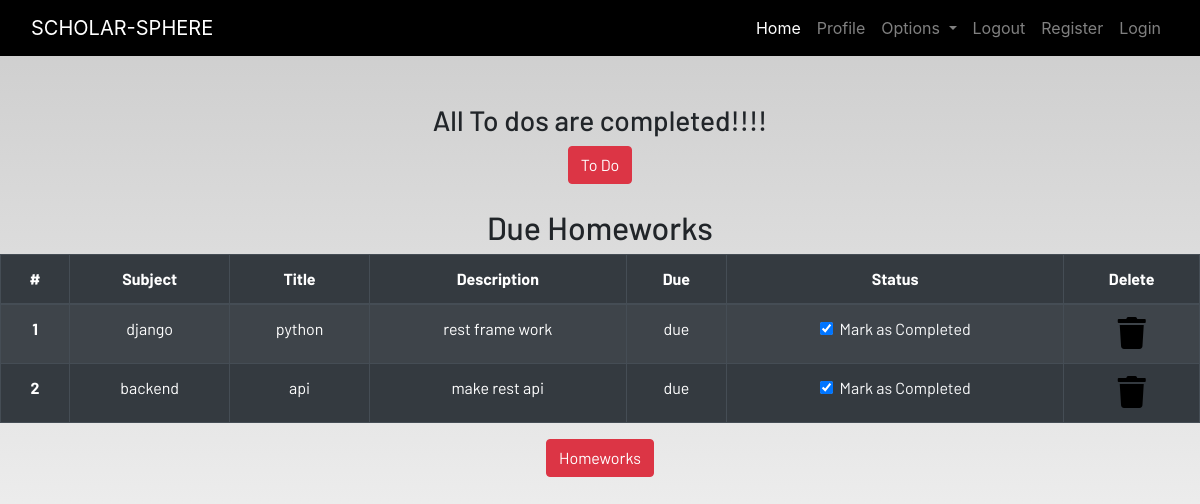
The app's page /profile (signed in) with its own data.
### dashboard/models.py (models this page shows, shortened)
class Homework(models.Model):
    user = models.ForeignKey(User , on_delete =models.CASCADE)
    subject = models.CharField(max_length=50)
    title = models.CharField(max_length=100)
    description = models.TextField()
    due = models.DateField()
    is_finished = models.BooleanField(default=False)

### dashboard/views.py (the view)
# urls.py: path('profile' , views.profile, name ="profile"),
def profile(request):
    homeworks = Homework.objects.filter(is_finished = False , user = request.user)
    todos = Todo.objects.filter(is_finished = False , user = request.user)
    print(todos)
    context = {
        'homeworks':homeworks,
        'todos':todos,
    }
    return render(request , 'dashboard/profile.html' , context)

### dashboard/templates/dashboard/profile.html (shortened to what this page needs)
{% extends 'dashboard/base.html' %} {% load static %}
{% load crispy_forms_tags%}
{% block content %}
<section class="text-center">
{% if todos %}
    <div class="container">
        <h2>Due ToDos</h2>
        <table class="table table-striped table-bordered table-hover table-dark">
            <thead>
                <tr>
                    <th scope="col">#</th>
                    <th scope="col">Title</th>
                    <th scope="col">Status</th>
                    <th scope="col">Delete</th>
                </tr>
            </thead>
            <tbody>
                {% for todo in todos %}
                <tr>
                    <th scope="row">{{ forloop.counter}}</th>
                    <td>{{todo.title}}</td>
                    <td>
                        <a href="#">
                            <div class="form-check">
                                {% if todo.is_finished == True  %}
                                <input class="form-check-input" type="checkbox" value="" checked>
                                {%  else %}
                                <input class="form-check-input" type="checkbox" value=""> {% endif %}
                                <label class="form-check-label text-light" for="flexCheckDefault">
                                    Mark as Completed
                                </label>
                            </div>
                        </a>
                    </td>
                    <td><a href="#"><i class="fa fa-trash fa-2x"></i></a></td>
                </tr>{% endfor %}
            </tbody>
        </table>
       {% else%}
        <h3>All To dos are completed!!!!</h3>
        {% endif %}
        <a href="#" class="btn btn-danger">To Do</a>
        <br><br>
        {% if homeworks %}
        <h2>Due Homeworks</h2>
        <table class="table table-striped table-bordered table-hover table-dark">
            <thead>
                <tr>
                    <th scope="col">#</th>
                    <th scope="col">Subject</th>
                    <th scope="col">Title</th>
                    <th scope="col">Description</th>
                    <th scope="col">Due</th>
                    <th scope="col">Status</th>
                    <th scope="col">Delete</th>
                </tr>
            </thead>
            <tbody>
                {% for  homework in homeworks %}
                <tr>
                    <th scope="row">{{ forloop.counter}}</th>
                    <td>{{homework.subject}}</td>
                    <td>{{homework.title}}</td>
                    <td>{{homework.description}}</td>
                    <td>due</td>
                    <td>
                        <a href="#">
                            <div class="form-check">
                                <input class="form-check-input" type="checkbox" value="" checked id=2>
                                <label class="form-check-label text-light" for="flexCheckDefault">
                                    Mark as Completed
                                </label>
                            </div>
                        </a>
                    </td>
                    <td><a href="#"><i class="fa fa-trash fa-2x"></i></a></td>
                </tr>{% endfor %}
            </tbody>
        </table>
        {% else %}
        <h3>All To homeworks are completed!!!!</h3>
        {% endif %}
        <a href="#" class="btn btn-danger">Homeworks</a>
</section>
{% endblock content %}

### static/css/main.css (style rules this page uses)
html { scroll-behavior: smooth; height: 100%; width: 100%; }
a { text-decoration: none !important; color: black; }
html, body { max-width: 100%; overflow-x: hidden; height: 100%; width: 100%; }
body { background: linear-gradient(rgba(0, 0, 0, 0.2), rgba(255, 255, 255, 0.5)); overflow-x: hidden; background-repeat: no-repeat; }
.fa { color: black; }

### records on screen
Homework: subject "django", title "python", description "rest frame work"
Homework: subject "backend", title "api", description "make rest api"
